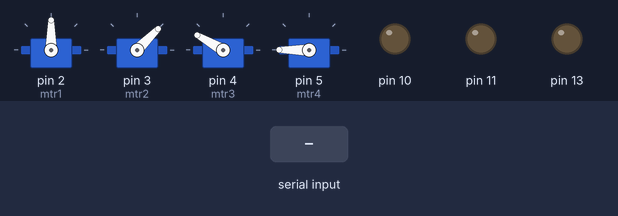
The sketch below on a simulated Arduino Uno, built with avr-gcc and run on an emulated ATmega328P. Shown: 4 × servo, output pins drawn as LEDs (lit = HIGH). The test bench sets the inputs (shaded band).

Above: at 1.2 s.
1.3 s: "6" received over Serial
At 2.3 s:
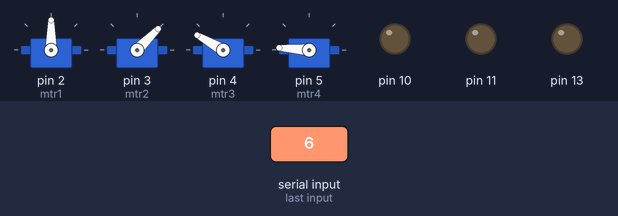
2.8 s: "8" received over Serial
At 4.0 s:
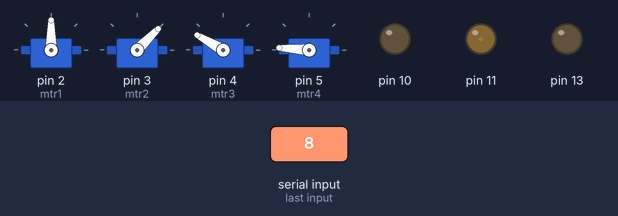
4.3 s: "7" received over Serial
At 4.6 s:
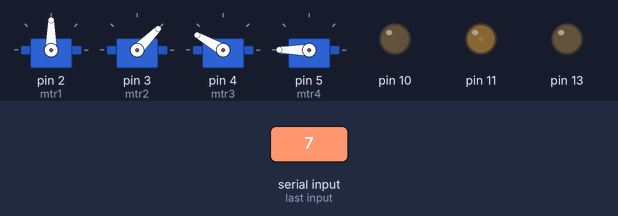
5.8 s: "7" received over Serial
At 6.4 s:
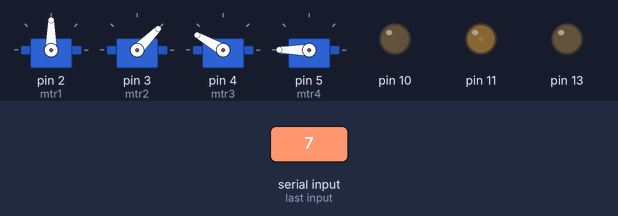
Timing chart, 0 to 8.3 s (numbered marks = the images above; inputs shaded):
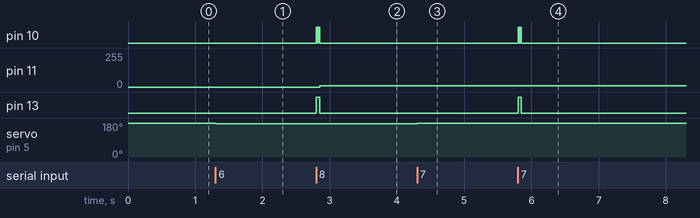

Measured:
- after the input at 1.3 s, servo on pin 5 (mtr4): 180° → 176° at once
- after the input at 2.8 s, pin 10: alternates HIGH for 0.02 s and LOW for 0.01 s, 4 changes in all, then stays LOW, starting at once; pin 11: 0/255 → 10/255 after 0.05 s; pin 13: LOW → HIGH at once, → LOW 0.05 s later
- after the input at 4.3 s, servo on pin 5 (mtr4): 176° → 180° at once
- after the input at 5.8 s, pin 10: alternates HIGH for 0.02 s and LOW for 0.01 s, 4 changes in all, then stays LOW, starting at once; pin 13: LOW → HIGH at once, → LOW 0.05 s later

The sketch:

robot_kol__5_bloetooth.ino
```cpp
#include <Servo.h>
Servo mtr1,mtr2,mtr3,mtr4;
int aci1=90,aci2=45,aci3=150,aci4=180;
char gln;int kat=3;

void setup(){
    Serial.begin(9600);
    mtr1.attach(2);
    mtr2.attach(3);
    mtr3.attach(4);
    mtr4.attach(5);
   pinMode(13,OUTPUT);
    pinMode(11,OUTPUT);
    pinMode(10,OUTPUT);
     }

void yak(){
    digitalWrite(10,HIGH);delay(20);
    digitalWrite(10,LOW);delay(10);
    digitalWrite(10,HIGH);delay(20);
    digitalWrite(10,LOW);
    }


void loop(){
    mtr1.write(aci1);
    mtr2.write(aci2);
    mtr3.write(aci3);
    mtr4.write(aci4);
    if(Serial.available()>0){
        digitalWrite(13,HIGH);

         char gln=Serial.read();

        switch(gln){
            case '0':
            aci1-=kat;
            if(aci1<0){aci1=0;yak();}
            mtr1.write(aci1);
            Serial.print("aci1=");
            Serial.println(aci1);
            break;

            case '1':
            aci1+=kat;
            if(aci1>180){aci1=180;yak();}
            mtr1.write(aci1);
            Serial.print("aci1=");
            Serial.println(aci1);
            break;


            case '2':
            aci2-=kat;
            if(aci2<0){aci2=0;yak();}
            mtr2.write(aci2);
            break;

            case '3':
            aci2+=kat;
            if(aci2>180){aci2=180;yak();}
            mtr2.write(aci2);
            break;


            case '4':
            aci3-=kat;
            if(aci3<0){aci3=0;yak();}
            mtr3.write(aci3);
            break;

            case '5':
            aci3+=kat;
            if(aci3>180){aci3=180;yak();}
            mtr3.write(aci3);
            break;


            case '6':
            aci4-=kat*3/2;
            if(aci4<0){aci4=0;yak();}
            mtr4.write(aci4);
            break;

            case '7':
            aci4+=kat*3/2;
            if(aci4>180){aci4=180;yak();}
            mtr4.write(aci4);
            break;


            case '8':
            kat-=3;
            if(kat<3){kat=3;yak();}
            analogWrite(11,map(kat,3,15,10,100));
            break;

            case '9':
            kat+=3;
            if(kat>15){kat=15;yak();}
            analogWrite(11,map(kat,3,15,10,100));
            break;


           }   // case


       digitalWrite(13,LOW);
        }// serial availabke


      delay(1);


 }
```
